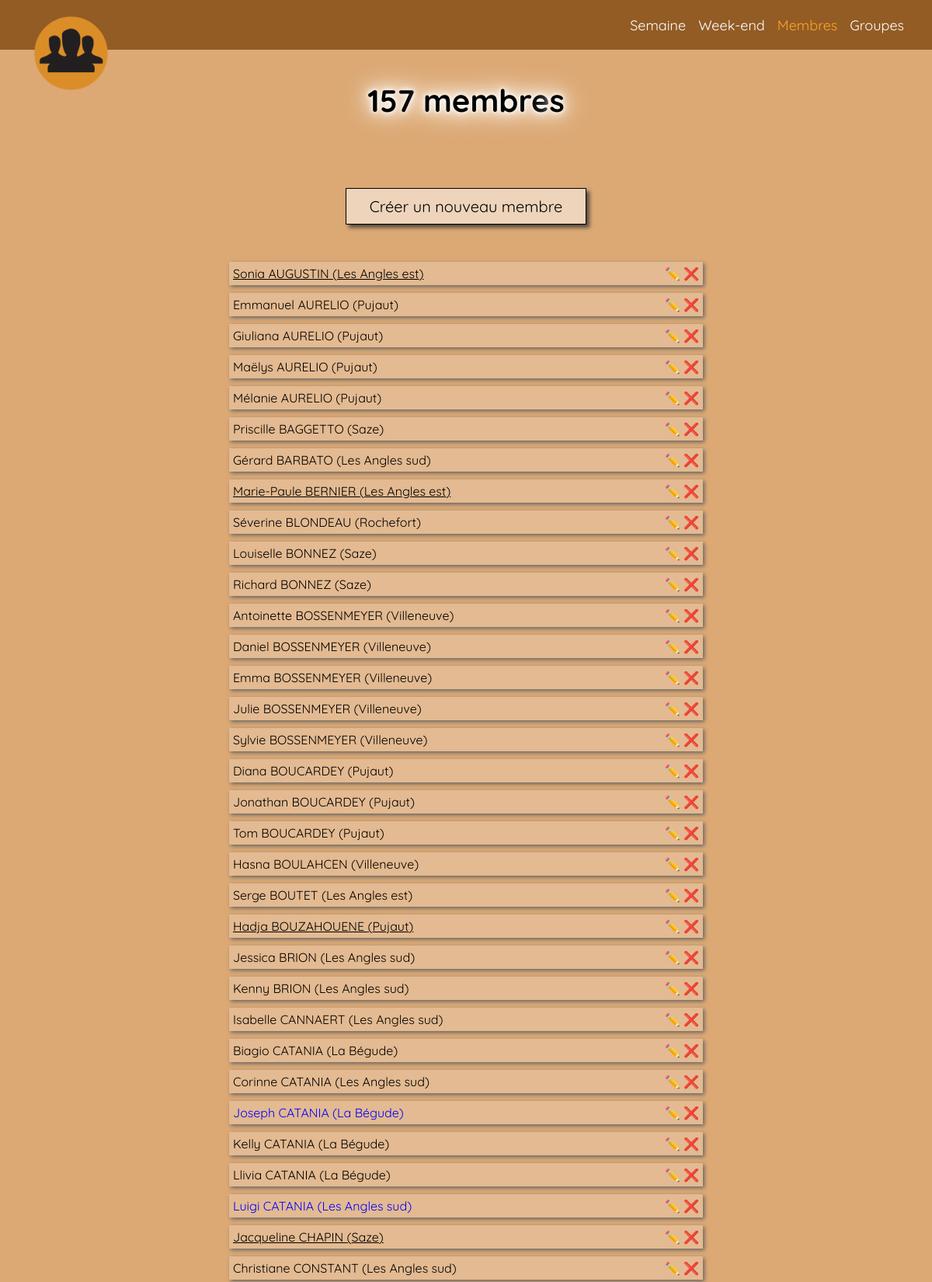
The page /personnes/ (upper part) on the database its author committed.
### persons/models.py (models this page shows, shortened)
class Person(models.Model):
    GENDER = (
        ("MALE", "Homme"),
        ("FEMALE", "Femme"),
    )
    FUNCTION = (
        ("NONE", ""),
        ("ELDER", "Ancien"),
        ("ASSISTANT", "Assistant"),
    )
    ROLES = (
        ("COORDINATOR", "Coordinateur"),
        ("SECRETARY", "Secrétaire"),
        ("PRED_RESP", "Responsable de la prédication"),
        ("GROUP_RESP", "Responsable de groupe"),
        ("GROUP_ADJ", "Adjoint de groupe"),
        ("GROUP_PREP", "Préposé de groupe"),
        ("TERR_RESP", "Responsable aux territoires"),
        ("TERR_ADJ", "Adjoint aux territoires"),
        ("BOOKS_RESP", "Responsable aux publications"),
        ("BOOKS_ADJ", "Adjoint aux publications"),
        ("CONSEILLOR", "Conseiller adjoint"),
        ("WATCHTOWER_RESP", "Responsable à la Tour de Garde"),
        ("VCM_RESP", "Responsable à la VCM"),
        ("VCM_ADJ", "Adjoint à la VCM"),
        ("WEEKEND_RESP", "Responsable des réunions du week-end"),
        ("WEEKEND_ADJ", "Adjoint aux réunions du week-end"),
        ("WELCOME_RESP", "Responsable de l'accueil"),
        ("WELCOME_MEMBER", "Membre de l'accueil"),
        ("SONO_RESP", "Responsable de la sono"),
        ("SONO_MEMBER", "Membre de la sono"),
        ("PODIUM", "Estrade"),
        ("MICRO", "Perche"),
        ("CLH", "CLH"),
        ("GESTION_RESP", "Responsable du Comité de gestion"),
        ("GESTION_MEMBER", "Membre du Comité de gestion"),
        ("MAINTENANCE_RESP", "Coordinateur à la maintenance"),
        ("CLEANING_RESP", "Coordinateur à l'entretien"),
        ("GREEN_SPACES_RESP", "Responsable des travaux d'espaces verts"),
        ("ACCOUNT_RESP", "Responsable aux comptes"),
        ("ACCOUNT_ADJ", "Adjoint aux comptes"),
        ("TREASURER", "Trésorier"),
        ("BOARD_RESP", "Responsable du tableau d'affichage"),
    )
    STATUS = (
        ("NONE", ""),
        ("UNBAPT_PUBLISHER", "PNB"),
        ("PUBLISHER", "PROCL"),
        ("TEMPORARY", "PA"),
        ("PERMANENT", "PP"),
        ("SPECIAL", "PS"),
    )
    firstname = models.CharField(
        max_length=100,
        verbose_name="Prénom",
    )
    lastname = models.CharField(
        max_length=100,
        verbose_name="Nom",
    )
    gender = models.CharField(
        max_length=6,
        choices=GENDER,
        verbose_name="Genre",
    )
    cong_function = models.CharField(
        max_length=9,
        choices=FUNCTION,
        verbose_name="Fonction",
        blank=True,
        null=True,
    )
    cong_roles = models.CharField(
        max_length=255,
        verbose_name="Rôles",
        blank=True,
        null=True,
    )
    cong_status = models.CharField(
        max_length=16,
        choices=STATUS,
        verbose_name="Statut",
        blank=True,
        null=True,
    )
    group = models.ForeignKey(
        Group,
        on_delete=models.CASCADE,
        verbose_name="Groupe",
        blank=True,
        null=True,
    )
    property
    def fullname(self):
        return f"{self.firstname} {self.lastname.upper()}"

### groups/models.py (models this page shows)
class Group(models.Model):
    name = models.CharField(
        max_length=50,
    )
    def __str__(self):
        return self.name

### persons/views.py (the view)
# urls.py: path("", PersonsView.as_view(), name="persons"),
class PersonsView(ListView):
    model = Person
    context_object_name = "persons"
    template_name = "persons/index.html"
    def get_context_data(self, **kwargs):
        context = super().get_context_data(**kwargs)
        context["count"] = self.get_queryset().count()
        return context

### persons/templates/persons/index.html (shortened to what this page needs)
{% extends 'vla_django/base.html' %} {% load static %} {% block extra_css %}
<link rel="stylesheet" href="{% static 'style/persons.css' %}" />
{% endblock %}  {% block title %}VLA | Membres{% endblock %} {% block content %}
<main>
  <h1>{{count}} membre{% if count > 1 %}s{% endif %}</h1>
  <a href="{% url 'new_person' %}">Créer un nouveau membre</a>
  <section>
    {% for person in persons %}
    <div>
      <span class="{{person.cong_status}} {{person.cong_function}}">{{person.fullname}} ({{person.group}})</span>
      <span>✏️ ❌</span>
    </div>
    {% empty %}
    <div>Aucun membre trouvé.</div>
    {% endfor %}
  </section>
</main>
{% endblock %}

### vla_django/static/style/main.css (style rules this page uses)
:root { --height: 4em; --padding: 1em; --color-primary1: #1d2d44; --color-secondary1: #34507a; --color-tertiary1: #4b74af; --color-quaternary1: #7e9dc8; --color-quinary1: #b4c6df; --color-senary1: #800000; --color-primary2: #935c25; --color-secondary2: #cd8238; --color-tertiary2: #dca975; --color-quaternary2: #eccfb2; --color-quinary2: #fbf5ef; --color-primary3: #2a6a1e; --color-secondary3: #42a62f; --color-tertiary3: #66ce53; --color-quaternary3: #9bdf8e; --color-quinary3: #d0f0ca; --color-primary-gray: #5a5a5a; --color-secondary-gray: gray; --color-tertiary-gray: #a7a7a7; --color-quaternary-gray: #cdcdcd; --color-quinary-gray: #f3f3f3; --hover: #ffcc7e; --active: #fca626; --smallActive: red; --anton: "Anton", sans-serif; --archivo: "Archivo", sans-serif; --archivoBlack: "Archivo Black", sans-serif; --baloo: "Baloo Paaji 2", sans-serif; --comfortaa: "Comfortaa", sans-serif; --comicneue: "Comic Neue", cursive; --dmsans: "DM Sans", sans-serif; --gaMaamli: "Ga Maamli", sans-serif; --jersey: "Jersey 10", sans-serif; --jost: "Jost", sans-serif; --macondo: "Macondo", cursive; --matemasie: "Matemasie", sans-serif; --montserrat: "Montserrat", sans-serif; --openSans: "Open Sans", sans-serif; --pacifico: "Pacifico", cursive; --playRightArgentina: "Playwrite AR", cursive; --playwritHU: "Playwrite HU", cursive; --poppins: "Poppins", sans-serif; --quickSand: "Quicksand", sans-serif; --roboto: "Roboto", sans-serif; --rubik: "Rubik", sans-serif; --rajdhani: "Rajdhani", sans-serif; --sacramento: "Sacramento", cursive; }
* { width: 100%; padding: 0; margin: 0; font-family: var(--quickSand); scroll-behavior: smooth; }
html { display: flex; flex-direction: column; align-items: center; gap: 0; }
body { background-color: var(--color-secondary1); display: flex; flex-direction: row; align-items: center; flex-direction: column; }
main { min-height: calc(100vh - 2 * var(--height) - 2.75em); }
main h1 { text-align: center; font-size: 40px; margin: 1em 0; animation: 1500ms slideDown ease-out forwards; text-shadow: 0 0 5px white, 0 0 10px white, 0 0 20px white, 0 0 30px white, 0 0 40px white; }
main section { width: clamp(300px, 90%, 800px); }
.ASSISTANT { color: blue; }
.PERMANENT { text-decoration: underline; }

### rows shown on the page
Person: fullname "Sonia AUGUSTIN", group "Les Angles est"
Person: fullname "Emmanuel AURELIO", group "Pujaut"
Person: fullname "Giuliana AURELIO", group "Pujaut"
Person: fullname "Maëlys AURELIO", group "Pujaut"
Person: fullname "Mélanie AURELIO", group "Pujaut"
Person: fullname "Priscille BAGGETTO", group "Saze"
Person: fullname "Gérard BARBATO", group "Les Angles sud"
Person: fullname "Marie-Paule BERNIER", group "Les Angles est"
Person: fullname "Séverine BLONDEAU", group "Rochefort"
Person: fullname "Louiselle BONNEZ", group "Saze"
Person: fullname "Richard BONNEZ", group "Saze"
Person: fullname "Antoinette BOSSENMEYER", group "Villeneuve"
Person: fullname "Daniel BOSSENMEYER", group "Villeneuve"
Person: fullname "Emma BOSSENMEYER", group "Villeneuve"
Person: fullname "Julie BOSSENMEYER", group "Villeneuve"
Person: fullname "Sylvie BOSSENMEYER", group "Villeneuve"
Person: fullname "Diana BOUCARDEY", group "Pujaut"
Person: fullname "Jonathan BOUCARDEY", group "Pujaut"
Person: fullname "Tom BOUCARDEY", group "Pujaut"
Person: fullname "Hasna BOULAHCEN", group "Villeneuve"
Person: fullname "Serge BOUTET", group "Les Angles est"
Person: fullname "Hadja BOUZAHOUENE", group "Pujaut"
Person: fullname "Jessica BRION", group "Les Angles sud"
Person: fullname "Kenny BRION", group "Les Angles sud"
Person: fullname "Isabelle CANNAERT", group "Les Angles sud"
Person: fullname "Biagio CATANIA", group "La Bégude"
Person: fullname "Corinne CATANIA", group "Les Angles sud"
Person: fullname "Joseph CATANIA", group "La Bégude"
Person: fullname "Kelly CATANIA", group "La Bégude"
Person: fullname "Llivia CATANIA", group "La Bégude"
Person: fullname "Luigi CATANIA", group "Les Angles sud"
Person: fullname "Jacqueline CHAPIN", group "Saze"
Person: fullname "Christiane CONSTANT", group "Les Angles sud"

### other values the page prints
{{ count }} "157"
